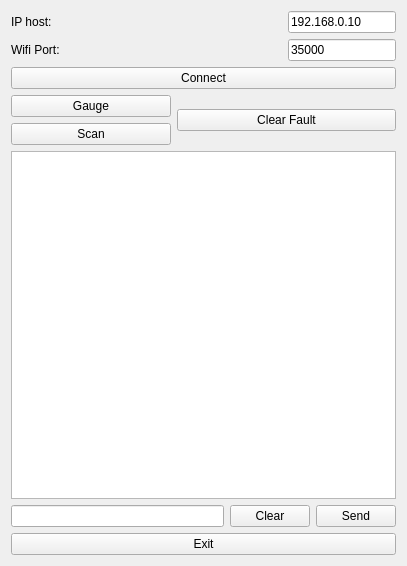
<?xml version="1.0" encoding="UTF-8"?>
<ui version="4.0">
 <class>MainWindow</class>
 <widget class="QMainWindow" name="MainWindow">
  <property name="geometry">
   <rect>
    <x>0</x>
    <y>0</y>
    <width>407</width>
    <height>566</height>
   </rect>
  </property>
  <property name="sizePolicy">
   <sizepolicy hsizetype="Fixed" vsizetype="Fixed">
    <horstretch>0</horstretch>
    <verstretch>0</verstretch>
   </sizepolicy>
  </property>
  <property name="windowTitle">
   <string>MainWindow</string>
  </property>
  <property name="autoFillBackground">
   <bool>false</bool>
  </property>
  <property name="animated">
   <bool>false</bool>
  </property>
  <widget class="QWidget" name="centralWidget">
   <layout class="QGridLayout" name="gridLayout_4">
    <item row="0" column="0">
     <layout class="QGridLayout" name="gridLayout">
      <item row="0" column="0">
       <layout class="QVBoxLayout" name="verticalLayout">
        <item>
         <layout class="QGridLayout" name="gridLayout_2">
          <item row="3" column="2" rowspan="2" colspan="2">
           <widget class="QPushButton" name="pushDiagnostic">
            <property name="minimumSize">
             <size>
              <width>0</width>
              <height>0</height>
             </size>
            </property>
            <property name="maximumSize">
             <size>
              <width>16777215</width>
              <height>16777215</height>
             </size>
            </property>
            <property name="text">
             <string>Clear Fault</string>
            </property>
           </widget>
          </item>
          <item row="2" column="0" colspan="4">
           <widget class="QPushButton" name="pushConnect">
            <property name="maximumSize">
             <size>
              <width>16777215</width>
              <height>16777215</height>
             </size>
            </property>
            <property name="text">
             <string>Connect</string>
            </property>
           </widget>
          </item>
          <item row="1" column="0">
           <widget class="QLabel" name="labelWifiPort">
            <property name="maximumSize">
             <size>
              <width>16777215</width>
              <height>16777215</height>
             </size>
            </property>
            <property name="text">
             <string>Wifi Port:</string>
            </property>
           </widget>
          </item>
          <item row="0" column="2">
           <spacer name="horizontalSpacer_2">
            <property name="orientation">
             <enum>Qt::Horizontal</enum>
            </property>
            <property name="sizeHint" stdset="0">
             <size>
              <width>40</width>
              <height>20</height>
             </size>
            </property>
           </spacer>
          </item>
          <item row="0" column="3">
           <widget class="QLineEdit" name="ipEdit">
            <property name="maximumSize">
             <size>
              <width>16777215</width>
              <height>16777215</height>
             </size>
            </property>
            <property name="text">
             <string>192.168.0.10</string>
            </property>
           </widget>
          </item>
          <item row="1" column="3">
           <widget class="QLineEdit" name="wifiPortEdit">
            <property name="maximumSize">
             <size>
              <width>16777215</width>
              <height>16777215</height>
             </size>
            </property>
            <property name="text">
             <string>35000</string>
            </property>
           </widget>
          </item>
          <item row="0" column="0">
           <widget class="QLabel" name="labelIp">
            <property name="maximumSize">
             <size>
              <width>16777215</width>
              <height>16777215</height>
             </size>
            </property>
            <property name="text">
             <string>IP host:</string>
            </property>
           </widget>
          </item>
          <item row="3" column="0" colspan="2">
           <widget class="QPushButton" name="pushGauge">
            <property name="maximumSize">
             <size>
              <width>16777215</width>
              <height>16777215</height>
             </size>
            </property>
            <property name="text">
             <string>Gauge</string>
            </property>
           </widget>
          </item>
          <item row="4" column="0" colspan="2">
           <widget class="QPushButton" name="pushScan">
            <property name="maximumSize">
             <size>
              <width>16777215</width>
              <height>16777215</height>
             </size>
            </property>
            <property name="text">
             <string>Scan</string>
            </property>
           </widget>
          </item>
          <item row="0" column="1">
           <spacer name="horizontalSpacer">
            <property name="orientation">
             <enum>Qt::Horizontal</enum>
            </property>
            <property name="sizeHint" stdset="0">
             <size>
              <width>40</width>
              <height>20</height>
             </size>
            </property>
           </spacer>
          </item>
         </layout>
        </item>
       </layout>
      </item>
      <item row="1" column="0">
       <layout class="QVBoxLayout" name="verticalLayout_2">
        <item>
         <layout class="QGridLayout" name="gridLayout_3">
          <item row="2" column="2">
           <widget class="QPushButton" name="pushSend">
            <property name="sizePolicy">
             <sizepolicy hsizetype="Fixed" vsizetype="Fixed">
              <horstretch>0</horstretch>
              <verstretch>0</verstretch>
             </sizepolicy>
            </property>
            <property name="maximumSize">
             <size>
              <width>16777215</width>
              <height>16777215</height>
             </size>
            </property>
            <property name="text">
             <string>    Send    </string>
            </property>
           </widget>
          </item>
          <item row="3" column="0" colspan="3">
           <widget class="QPushButton" name="pushExit">
            <property name="maximumSize">
             <size>
              <width>16777215</width>
              <height>16777215</height>
             </size>
            </property>
            <property name="text">
             <string>Exit</string>
            </property>
           </widget>
          </item>
          <item row="2" column="0">
           <widget class="QLineEdit" name="sendEdit"/>
          </item>
          <item row="0" column="0" colspan="3">
           <widget class="QTextBrowser" name="textTerminal"/>
          </item>
          <item row="2" column="1">
           <widget class="QPushButton" name="pushClear">
            <property name="maximumSize">
             <size>
              <width>16777215</width>
              <height>16777215</height>
             </size>
            </property>
            <property name="text">
             <string>  Clear  </string>
            </property>
           </widget>
          </item>
         </layout>
        </item>
       </layout>
      </item>
     </layout>
    </item>
   </layout>
  </widget>
 </widget>
 <layoutdefault spacing="6" margin="11"/>
 <resources/>
 <connections/>
</ui>
